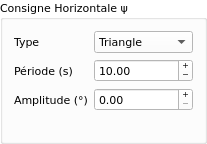
       <widget class="QGroupBox" name="groupBox_consigne">
        <property name="sizePolicy">
         <sizepolicy hsizetype="Preferred" vsizetype="Fixed">
          <horstretch>0</horstretch>
          <verstretch>0</verstretch>
         </sizepolicy>
        </property>
        <property name="palette">
         <palette>
          <active>
           <colorrole role="Button">
            <brush brushstyle="SolidPattern">
             <color alpha="255">
              <red>255</red>
              <green>255</green>
              <blue>255</blue>
             </color>
            </brush>
           </colorrole>
           <colorrole role="Base">
            <brush brushstyle="SolidPattern">
             <color alpha="255">
              <red>255</red>
              <green>255</green>
              <blue>255</blue>
             </color>
            </brush>
           </colorrole>
           <colorrole role="Window">
            <brush brushstyle="SolidPattern">
             <color alpha="255">
              <red>255</red>
              <green>255</green>
              <blue>255</blue>
             </color>
            </brush>
           </colorrole>
           <colorrole role="HighlightedText">
            <brush brushstyle="SolidPattern">
             <color alpha="255">
              <red>117</red>
              <green>80</green>
              <blue>123</blue>
             </color>
            </brush>
           </colorrole>
          </active>
          <inactive>
           <colorrole role="Button">
            <brush brushstyle="SolidPattern">
             <color alpha="255">
              <red>255</red>
              <green>255</green>
              <blue>255</blue>
             </color>
            </brush>
           </colorrole>
           <colorrole role="Base">
            <brush brushstyle="SolidPattern">
             <color alpha="255">
              <red>255</red>
              <green>255</green>
              <blue>255</blue>
             </color>
            </brush>
           </colorrole>
           <colorrole role="Window">
            <brush brushstyle="SolidPattern">
             <color alpha="255">
              <red>255</red>
              <green>255</green>
              <blue>255</blue>
             </color>
            </brush>
           </colorrole>
           <colorrole role="HighlightedText">
            <brush brushstyle="SolidPattern">
             <color alpha="255">
              <red>117</red>
              <green>80</green>
              <blue>123</blue>
             </color>
            </brush>
           </colorrole>
          </inactive>
          <disabled>
           <colorrole role="Button">
            <brush brushstyle="SolidPattern">
             <color alpha="255">
              <red>255</red>
              <green>255</green>
              <blue>255</blue>
             </color>
            </brush>
           </colorrole>
           <colorrole role="Base">
            <brush brushstyle="SolidPattern">
             <color alpha="255">
              <red>255</red>
              <green>255</green>
              <blue>255</blue>
             </color>
            </brush>
           </colorrole>
           <colorrole role="Window">
            <brush brushstyle="SolidPattern">
             <color alpha="255">
              <red>255</red>
              <green>255</green>
              <blue>255</blue>
             </color>
            </brush>
           </colorrole>
           <colorrole role="HighlightedText">
            <brush brushstyle="SolidPattern">
             <color alpha="255">
              <red>117</red>
              <green>80</green>
              <blue>123</blue>
             </color>
            </brush>
           </colorrole>
          </disabled>
         </palette>
        </property>
        <property name="font">
         <font>
          <family>DejaVu Sans</family>
          <pointsize>8</pointsize>
         </font>
        </property>
        <property name="title">
         <string>Consigne Horizontale ψ</string>
        </property>
        <layout class="QVBoxLayout" name="verticalLayout_2">
         <item>
          <layout class="QGridLayout" name="gridLayout_11">
           <item row="1" column="0">
            <widget class="QLabel" name="label_10">
             <property name="font">
              <font>
               <family>DejaVu Sans</family>
               <pointsize>8</pointsize>
              </font>
             </property>
             <property name="text">
              <string>Période (s)</string>
             </property>
            </widget>
           </item>
           <item row="1" column="1">
            <widget class="xgdoublespinbox" name="cons_sb_per">
             <property name="font">
              <font>
               <family>DejaVu Sans</family>
               <pointsize>8</pointsize>
              </font>
             </property>
             <property name="buttonSymbols">
              <enum>QAbstractSpinBox::PlusMinus</enum>
             </property>
             <property name="minimum">
              <double>0.500000000000000</double>
             </property>
             <property name="maximum">
              <double>1000.000000000000000</double>
             </property>
             <property name="value">
              <double>10.000000000000000</double>
             </property>
            </widget>
           </item>
           <item row="0" column="0">
            <widget class="QLabel" name="label_9">
             <property name="font">
              <font>
               <family>DejaVu Sans</family>
               <pointsize>8</pointsize>
              </font>
             </property>
             <property name="text">
              <string>Type</string>
             </property>
            </widget>
           </item>
           <item row="0" column="1">
            <widget class="QComboBox" name="cons_cb_type">
             <property name="palette">
              <palette>
               <active>
                <colorrole role="Button">
                 <brush brushstyle="SolidPattern">
                  <color alpha="255">
                   <red>255</red>
                   <green>255</green>
                   <blue>255</blue>
                  </color>
                 </brush>
                </colorrole>
                <colorrole role="Base">
                 <brush brushstyle="SolidPattern">
                  <color alpha="255">
                   <red>255</red>
                   <green>255</green>
                   <blue>255</blue>
                  </color>
                 </brush>
                </colorrole>
                <colorrole role="Window">
                 <brush brushstyle="SolidPattern">
                  <color alpha="255">
                   <red>255</red>
                   <green>255</green>
                   <blue>255</blue>
                  </color>
                 </brush>
                </colorrole>
                <colorrole role="HighlightedText">
                 <brush brushstyle="SolidPattern">
                  <color alpha="255">
                   <red>245</red>
                   <green>121</green>
                   <blue>0</blue>
                  </color>
                 </brush>
                </colorrole>
               </active>
               <inactive>
                <colorrole role="Button">
                 <brush brushstyle="SolidPattern">
                  <color alpha="255">
                   <red>255</red>
                   <green>255</green>
                   <blue>255</blue>
                  </color>
                 </brush>
                </colorrole>
                <colorrole role="Base">
                 <brush brushstyle="SolidPattern">
                  <color alpha="255">
                   <red>255</red>
                   <green>255</green>
                   <blue>255</blue>
                  </color>
                 </brush>
                </colorrole>
                <colorrole role="Window">
                 <brush brushstyle="SolidPattern">
                  <color alpha="255">
                   <red>255</red>
                   <green>255</green>
                   <blue>255</blue>
                  </color>
                 </brush>
                </colorrole>
                <colorrole role="HighlightedText">
                 <brush brushstyle="SolidPattern">
                  <color alpha="255">
                   <red>245</red>
                   <green>121</green>
                   <blue>0</blue>
                  </color>
                 </brush>
                </colorrole>
               </inactive>
               <disabled>
                <colorrole role="Button">
                 <brush brushstyle="SolidPattern">
                  <color alpha="255">
                   <red>255</red>
                   <green>255</green>
                   <blue>255</blue>
                  </color>
                 </brush>
                </colorrole>
                <colorrole role="Base">
                 <brush brushstyle="SolidPattern">
                  <color alpha="255">
                   <red>255</red>
                   <green>255</green>
                   <blue>255</blue>
                  </color>
                 </brush>
                </colorrole>
                <colorrole role="Window">
                 <brush brushstyle="SolidPattern">
                  <color alpha="255">
                   <red>255</red>
                   <green>255</green>
                   <blue>255</blue>
                  </color>
                 </brush>
                </colorrole>
                <colorrole role="HighlightedText">
                 <brush brushstyle="SolidPattern">
                  <color alpha="255">
                   <red>245</red>
                   <green>121</green>
                   <blue>0</blue>
                  </color>
                 </brush>
                </colorrole>
               </disabled>
              </palette>
             </property>
             <property name="font">
              <font>
               <family>DejaVu Sans</family>
               <pointsize>8</pointsize>
              </font>
             </property>
             <property name="styleSheet">
              <string notr="true">selection-color: rgb(245, 121, 0);</string>
             </property>
             <property name="currentIndex">
              <number>1</number>
             </property>
             <item>
              <property name="text">
               <string>Carrée</string>
              </property>
              <property name="icon">
               <iconset resource="ressource.qrc">
                <normaloff>:/square.png</normaloff>:/square.png</iconset>
              </property>
             </item>
             <item>
              <property name="text">
               <string>Triangle</string>
              </property>
              <property name="icon">
               <iconset resource="ressource.qrc">
                <normaloff>:/triangle.png</normaloff>:/triangle.png</iconset>
              </property>
             </item>
             <item>
              <property name="text">
               <string>Sinusoïde</string>
              </property>
              <property name="icon">
               <iconset resource="ressource.qrc">
                <normaloff>:/sinus.png</normaloff>:/sinus.png</iconset>
              </property>
             </item>
             <item>
              <property name="text">
               <string>Dent de scie</string>
              </property>
              <property name="icon">
               <iconset resource="ressource.qrc">
                <normaloff>:/scie.png</normaloff>:/scie.png</iconset>
              </property>
             </item>
             <item>
              <property name="text">
               <string>Echelon</string>
              </property>
              <property name="icon">
               <iconset resource="ressource.qrc">
                <normaloff>:/echelon.png</normaloff>:/echelon.png</iconset>
              </property>
             </item>
            </widget>
           </item>
           <item row="2" column="0">
            <widget class="QLabel" name="label_11">
             <property name="font">
              <font>
               <family>DejaVu Sans</family>
               <pointsize>8</pointsize>
              </font>
             </property>
             <property name="toolTip">
              <string>&lt;html&gt;&lt;head/&gt;&lt;body&gt;&lt;p&gt;&lt;br/&gt;&lt;/p&gt;&lt;/body&gt;&lt;/html&gt;</string>
             </property>
             <property name="text">
              <string>Amplitude (°)</string>
             </property>
            </widget>
           </item>
           <item row="2" column="1">
            <widget class="xgdoublespinbox" name="cons_sb_vinit">
             <property name="font">
              <font>
               <family>DejaVu Sans</family>
               <pointsize>8</pointsize>
              </font>
             </property>
             <property name="toolTip">
              <string>&lt;html&gt;&lt;head/&gt;&lt;body&gt;&lt;p&gt;&lt;br/&gt;&lt;/p&gt;&lt;/body&gt;&lt;/html&gt;</string>
             </property>
             <property name="buttonSymbols">
              <enum>QAbstractSpinBox::PlusMinus</enum>
             </property>
             <property name="maximum">
              <double>360.000000000000000</double>
             </property>
            </widget>
           </item>
          </layout>
         </item>
         <item>
          <layout class="QGridLayout" name="gridLayout_2">
           <item row="0" column="0">
            <widget class="QLabel" name="enise">
             <property name="sizePolicy">
              <sizepolicy hsizetype="Preferred" vsizetype="Preferred">
               <horstretch>0</horstretch>
               <verstretch>0</verstretch>
              </sizepolicy>
             </property>
             <property name="maximumSize">
              <size>
               <width>100</width>
               <height>50</height>
              </size>
             </property>
             <property name="baseSize">
              <size>
               <width>0</width>
               <height>0</height>
              </size>
             </property>
             <property name="text">
              <string/>
             </property>
             <property name="pixmap">
              <pixmap resource="ressource.qrc">:/Centrale_Enise.png</pixmap>
             </property>
             <property name="scaledContents">
              <bool>true</bool>
             </property>
            </widget>
           </item>
          </layout>
         </item>
        </layout>
       </widget>
